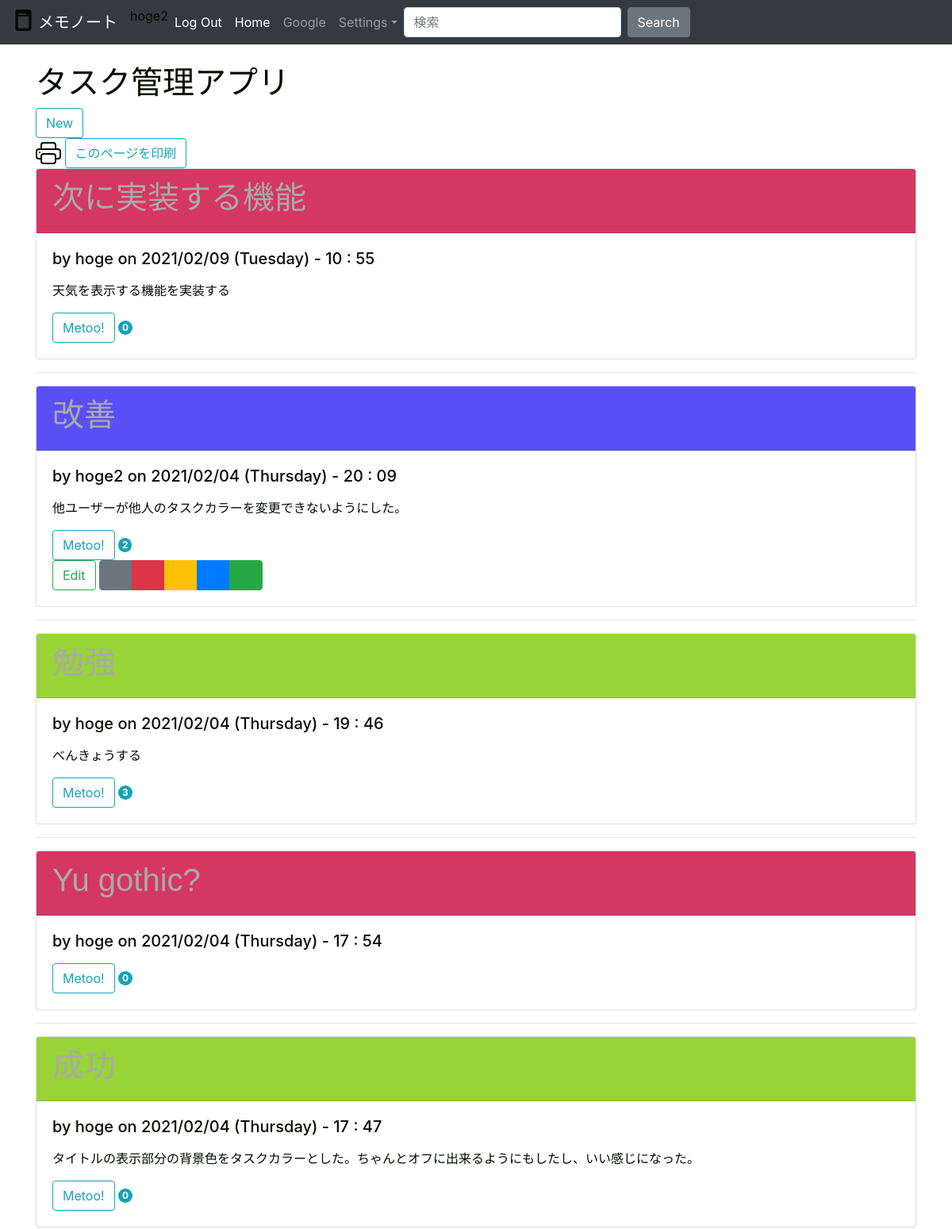
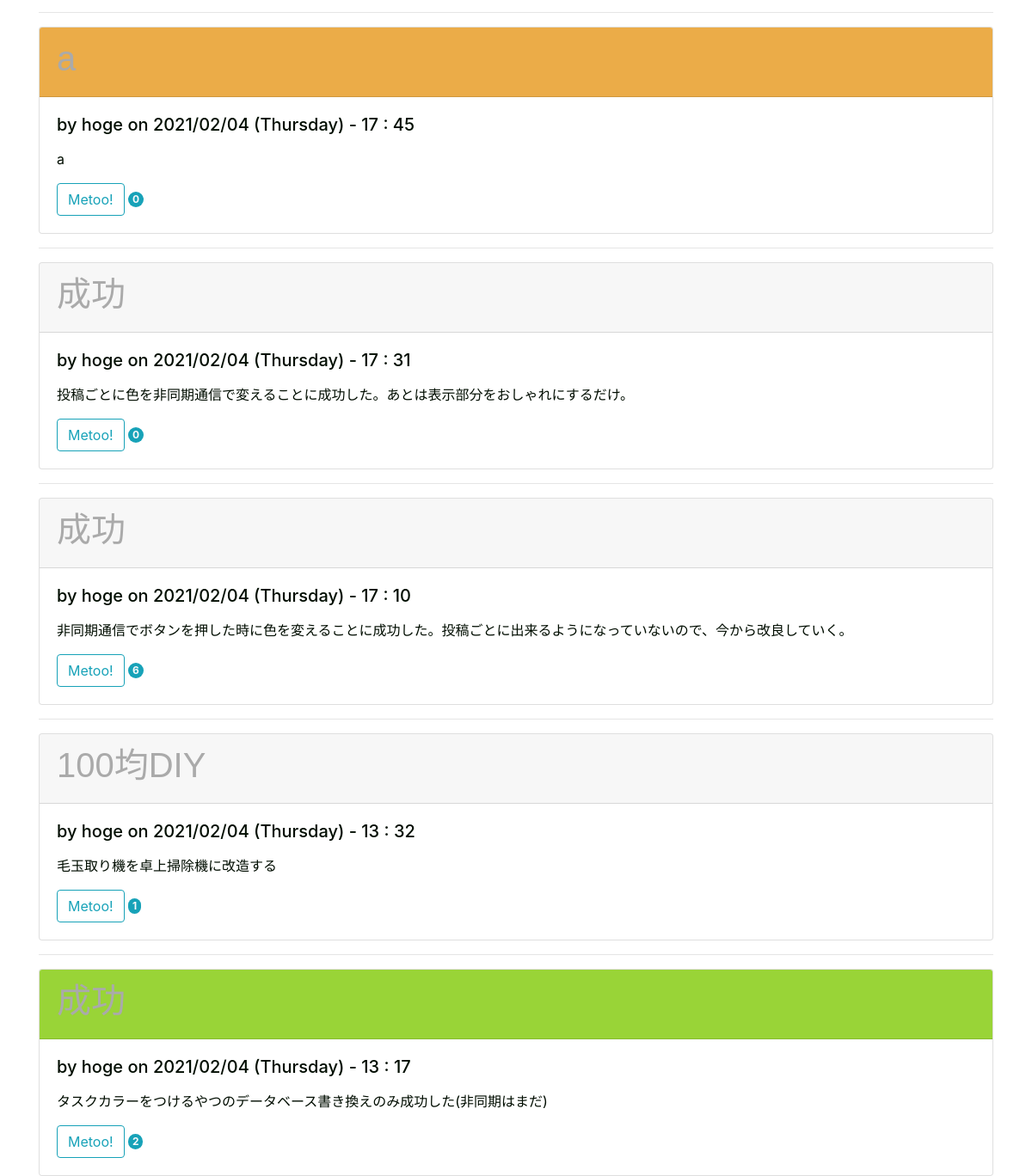
The app's page / (signed in) with its own data (2 pictures, top to bottom).
### tables this page shows
CREATE TABLE user (
  id INTEGER PRIMARY KEY AUTOINCREMENT,/*ユーザーIDをプライマリキーとして宣言*/
  username TEXT UNIQUE NOT NULL,
  token TEXT DEFAULT NULL,/*pushbulletのトークン*/
  password TEXT NOT NULL
);

CREATE TABLE post (
  id INTEGER PRIMARY KEY AUTOINCREMENT,/* 投稿のID */
  author_id INTEGER NOT NULL,
  created TIMESTAMP NOT NULL DEFAULT CURRENT_TIMESTAMP,
  title TEXT NOT NULL,
  body TEXT NOT NULL,
  nowtime TEXT,
  metoo INTEGER NOT NULL DEFAULT 0,
  task_color INTEGER NOT NULL DEFAULT 0,
  FOREIGN KEY (author_id) REFERENCES user (id)/*著者IDを外部キーとすることでユーザーIDを紐付け。*/
  
);

### flaskr/blog.py (the view)
@bp.route('/')
def index():
    db = get_db()
    posts = db.execute(
        'SELECT p.id, title, body, created, author_id, username, nowtime, metoo,task_color'# ここでuserテーブルのidとpostテーブルのauthor_idをコピーしてる？
        ' FROM post p JOIN user u ON p.author_id = u.id'#投稿IDと著者IDを紐付け
        ' ORDER BY created DESC'#作られた順にソート
    ).fetchall()  # リスト化。schema.sql内のデータをセレクトしてpostsというリストに入れていく
    return render_template('blog/index.html', posts=posts)

### flaskr/auth.py (called while the page is built)
@bp.before_app_request
def load_logged_in_user():
    user_id = session.get('user_id')
    if user_id is None:
        g.user = None
    else:
        g.user = get_db().execute(
            'SELECT * FROM user WHERE id = ?', (user_id,)
        ).fetchone()

### flaskr/db.py (called while the page is built)
def get_db():#こいつがデータベースにつなぐやつ
    if 'db' not in g:
        g.db = sqlite3.connect(
            current_app.config['DATABASE'],
            detect_types=sqlite3.PARSE_DECLTYPES
        )
        g.db.row_factory = sqlite3.Row#データベースにカラム(列名)でアクセスできるようにしている
    return g.db

### flaskr/templates/blog/index.html (shortened to what this page needs)
{% extends 'base.html' %}
{% block header %}
  <h1>{% block title %}タスク管理アプリ{% endblock %}</h1>
  {% if g.user %}
    <a class="action" href="{{ url_for('blog.create') }}">
      <button type="button" class="btn btn-outline-info">New</button>
    </a>
      <form>
        <input type="button" class="btn btn-outline-info" value="このページを印刷" onClick="window.print();"/>
      </form>
  {% endif %}
{% endblock %}
{% block content %}
  {% for post in posts %}
    <div class="card">
      <div class="card-header task-color{{post['task_color']}}" id="color-disp-color{{post['id']}}">
        <h1>{{ post['title'] }}{{dates}}</h1>
      </div>
      <div class="card-body">
        <h5 class="card-title">
          <div class="about">by {{ post['username'] }} on {{post['nowtime']}}<h1></h1>
          </div>
        </h5>
        <p class="card-text">
          <p class="body">{{ post['body'] }}</p>
        </p>
          <div class="card-metoo">
              <input type="button" class= "btn btn-outline-info" value='Metoo!' id="{{post['id']}}" onclick="post_metoo(this)">
                <span id="metoo{{post['id']}}" class="badge rounded-pill bg-info text-light">{{ post['metoo'] }}</span>
          </div>
          {% if g.user['id'] == post['author_id'] %}
          <a class="action" href="{{ url_for('blog.update', id=post['id']) }}">
            <button type="button" class="btn btn-outline-success" >Edit</button>
          </a>
                    <div class="btn-group">
                      <button type="button" class="btn btn-secondary" id="color{{post['id']}}" onclick="post_color(this,0)">　</button>
                      <button type="button" class="btn btn-danger" id="color{{post['id']}}" onclick="post_color(this,1)">　</button>
                      <button type="button" class="btn btn-warning" id="color{{post['id']}}" onclick="post_color(this,2)">　</button>
                      <button type="button" class="btn btn-primary" id="color{{post['id']}}" onclick="post_color(this,3)">　</button>
                      <button type="button" class="btn btn-success" id="color{{post['id']}}" onclick="post_color(this,4)">　</button>
                  </div>
          {% endif %}
      </div>
    </div>
    {% if not loop.last %}
      <hr>
    {% endif %}
  {% endfor %}
{% endblock %}

### flaskr/templates/base.html (shortened to what this page needs)
<!doctype html>
<html lang="ja">
  <head>
    <link rel="stylesheet" href="https://stackpath.bootstrapcdn.com/bootstrap/4.4.1/css/bootstrap.min.css">
  </head>
<link rel="stylesheet" href="{{ url_for('static', filename='starter-template.css') }}">
<nav class="navbar navbar-expand-md navbar-dark bg-dark fixed-top">
  <a class="navbar-brand" href="http://127.0.0.1:5000/">メモノート</a>
  <div class="collapse navbar-collapse" id="navbarsExampleDefault">
    <ul class="navbar-nav mr-auto">
      {% if g.user %}
        <li class="nav-item active"><span>{{ g.user['username'] }}</span>
        <li class="nav-item active"><a class="nav-link" href="{{ url_for('auth.logout') }}">Log Out</a>
      {% else %}
        <li class="nav-item active"><a class="nav-link" href="{{ url_for('auth.register') }}">Register</a>
        <li class="nab-item active"><a class="nav-link" href="{{ url_for('auth.login') }}">Log In</a>
      {% endif %}
      <li class="nav-item active">
        <a class="nav-link" href="http://127.0.0.1:5000/">Home <span class="sr-only">(current)</span></a>
      </li>
      <li class="nav-item">
        <a class="nav-link" href="https://google.com">Google</a>
      </li>
      <li class="nav-item dropdown">
        <a class="nav-link dropdown-toggle" href="#" id="dropdown01" data-toggle="dropdown" aria-haspopup="true" aria-expanded="false">Settings</a>
      </li>
      <form class="form-inline my-2 my-lg-0">
        <input class="form-control mr-sm-2" type="text" placeholder="検索" aria-label="Search">
        <button class="btn btn-secondary my-2 my-sm-0" type="submit">Search</button>
      </form>
    </ul>
  </div>
</nav>
<main role="main" class="container">
  <header>
    {% block header %}{% endblock %}
  </header>
  {% block content %}{% endblock %}
</main>
</html>

### flaskr/static/starter-template.css (style rules this page uses)
.navbar-brand { color: red; }
.card-header { color: #aaaaaa; font-family: "游ゴシック体", YuGothic, "游ゴシック Medium", "Yu Gothic Medium", "游ゴシック", "Yu Gothic", sans-serif; }
.task-color1 { background-color:#D43761; }
.task-color2 { background-color: #EBAC48; }
.task-color3 { background-color: #5A4FF6; }
.task-color4 { background-color: #99D437; }

### records on screen
user: user.username "hoge2"
post: title "次に実装する機能", username "hoge", nowtime "2021/02/09 (Tuesday) - 10 : 55", body "天気を表示する機能を実装する", metoo "0"
post: title "改善", username "hoge2", nowtime "2021/02/04 (Thursday) - 20 : 09", body "他ユーザーが他人のタスクカラーを変更できないようにした。", metoo "2"
post: username "hoge", nowtime "2021/02/04 (Thursday) - 19 : 46", body "べんきょうする", metoo "3"
post: title "Yu gothic?", username "hoge", nowtime "2021/02/04 (Thursday) - 17 : 54", metoo "0"
post: username "hoge", nowtime "2021/02/04 (Thursday) - 17 : 47", body "タイトルの表示部分の背景色をタスクカラーとした。ちゃんとオフに出来るようにもしたし、いい感じになった。", metoo "0"
post: username "hoge", nowtime "2021/02/04 (Thursday) - 17 : 45", body "a", metoo "0"
post: title "成功", username "hoge", nowtime "2021/02/04 (Thursday) - 17 : 31", body "投稿ごとに色を非同期通信で変えることに成功した。あとは表示部分をおしゃれにするだけ。", metoo "0"
post: title "成功", username "hoge", nowtime "2021/02/04 (Thursday) - 17 : 10", body "非同期通信でボタンを押した時に色を変えることに成功した。投稿ごとに出来るようになっていないので、今から改良していく。", metoo "6"
post: title "100均DIY", username "hoge", nowtime "2021/02/04 (Thursday) - 13 : 32", body "毛玉取り機を卓上掃除機に改造する", metoo "1"
post: username "hoge", nowtime "2021/02/04 (Thursday) - 13 : 17", body "タスクカラーをつけるやつのデータベース書き換えのみ成功した(非同期はまだ)", metoo "2"
